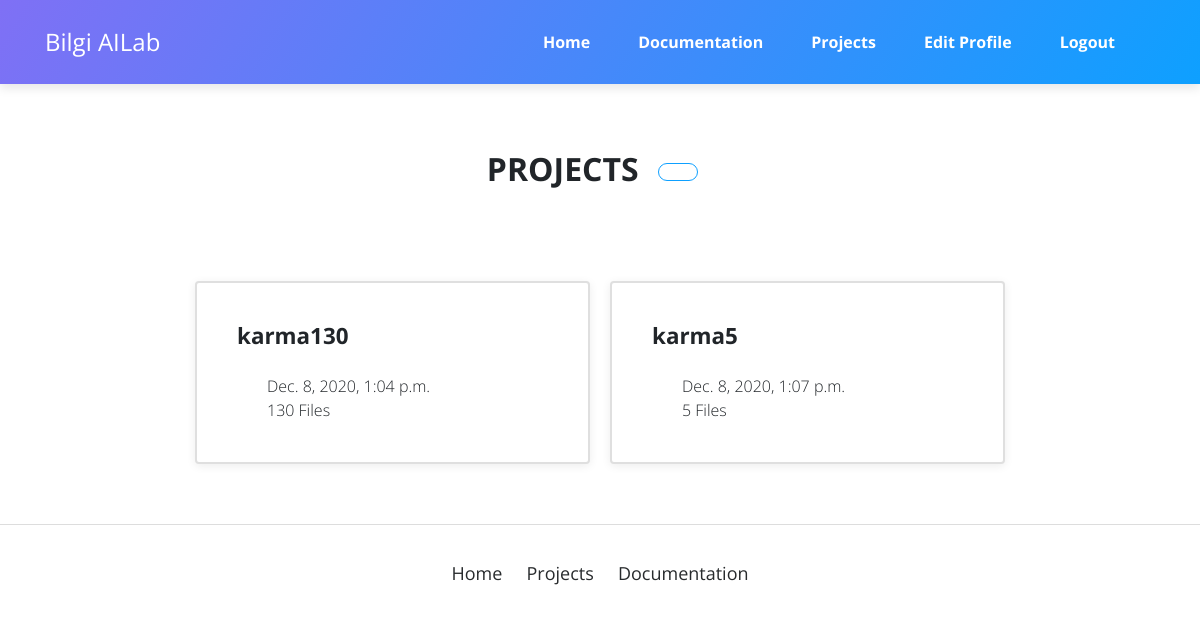
The page /projects/ (signed in) on the database its author committed.
### project/models.py (models this page shows, shortened)
class Project(models.Model):
    title = models.CharField(max_length=100)
    author = models.ForeignKey(User, on_delete=models.CASCADE, null=True)
    project_folder = models.CharField(max_length=32)
    date = models.DateTimeField(auto_now_add=True)
    def get_files(self):
        return ProjectFile.objects.filter(project=self)

### project/views.py (the view)
# urls.py: path('', views.all_projects, name='all_projects'),
def all_projects(request):
    projects = Project.objects.all()
    content = {'projects': projects, 'title': 'Projects'}
    return render(request, "project/project-list.html", content)

### templates/project/project-list.html (shortened to what this page needs)
{% extends 'base.html' %}
{% load static %}
{% block head %}
  <link rel="stylesheet" href="{% static  'css/untitled.css' %}">
{% endblock %}
{% block content %}
    {% if user.is_authenticated %}
      <main class="page cv-page">
        <section class="portfolio-block cv">
          <div class="container">
            <div class="work-experience group">
              <div class="heading">
                <h2 class="text-center d-inline">Projects</h2>
                <div class="col d-inline"><a class="btn btn-outline-primary btn-lg new-project" role="button"
                                             href="{% url 'create_project' %}"> </a></div>
              </div>
    {% endif %}
          <div>
            <div class="row">
             {% if user.is_authenticated %}
              {% for project in projects %}
                  {% if project.author.id == user.id %}
                    <div class="col-md-6 m-auto" style="padding: 0;">
                      <div class="contact-info portfolio-info-card card">
                        <div class="row">
                          <div class="col-auto">
                            <h2>{{ project.title }}</h2>
                          </div>
                        </div>
                        <div class="row">
                          <div class="col-1"></div>
                          <div class="col-9"><span>{{ project.date }}</span></div>
                        </div>
                        <div class="row">
                          <div class="col-1"></div>
                          <div class="col-9"><span>{{ project.get_files|length }} Files
                            </span></div>
                        </div>
                      </div>
                    </div>
                  {% endif %}
              {% endfor %}
            </div>
          </div>
        </div>
      </div>
    </section>
  </main>
{% else %}
    <div class = "container" style= "margin-top : 100px;" >
    <h3>You cannot create a project without logged in! </h3> <br />
    <a class="btn btn-primary" href="{% url 'login' %}" role="button">Login</a>
    </div>
<br />
{% endif %}
{% endblock %}

### static/css/untitled.css (style rules this page uses)
.portfolio-info-card.contact-info { border-width: 2px; margin: 10px; }
.btn.btn-outline-primary.btn-lg.new-project { margin-bottom: 10px; }

### rows shown on the page
Project: title "karma130", date "Dec. 8, 2020, 1:04 p.m.", get_files|length "130"
Project: title "karma5", date "Dec. 8, 2020, 1:07 p.m.", get_files|length "5"
